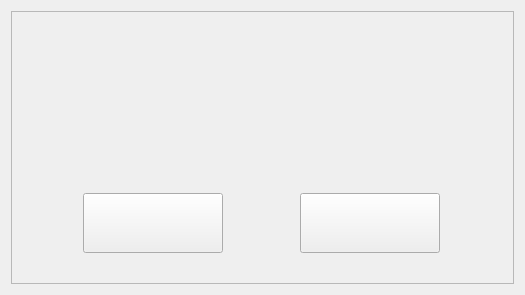
<?xml version="1.0" encoding="UTF-8"?>
<ui version="4.0">
 <class>RbTrainPopupWidget</class>
 <widget class="QWidget" name="RbTrainPopupWidget">
  <property name="windowModality">
   <enum>Qt::NonModal</enum>
  </property>
  <property name="geometry">
   <rect>
    <x>0</x>
    <y>0</y>
    <width>525</width>
    <height>295</height>
   </rect>
  </property>
  <property name="sizePolicy">
   <sizepolicy hsizetype="Fixed" vsizetype="Fixed">
    <horstretch>0</horstretch>
    <verstretch>0</verstretch>
   </sizepolicy>
  </property>
  <property name="minimumSize">
   <size>
    <width>525</width>
    <height>295</height>
   </size>
  </property>
  <property name="maximumSize">
   <size>
    <width>525</width>
    <height>295</height>
   </size>
  </property>
  <property name="windowTitle">
   <string>SimLaparo</string>
  </property>
  <layout class="QHBoxLayout" name="horizontalLayout_4">
   <item>
    <widget class="QFrame" name="bgFrame">
     <property name="frameShape">
      <enum>QFrame::StyledPanel</enum>
     </property>
     <property name="frameShadow">
      <enum>QFrame::Raised</enum>
     </property>
     <layout class="QHBoxLayout" name="horizontalLayout_3">
      <property name="leftMargin">
       <number>0</number>
      </property>
      <property name="topMargin">
       <number>0</number>
      </property>
      <property name="rightMargin">
       <number>0</number>
      </property>
      <property name="bottomMargin">
       <number>0</number>
      </property>
      <item>
       <layout class="QVBoxLayout" name="verticalLayout_2">
        <item>
         <layout class="QHBoxLayout" name="horizontalLayout">
          <item>
           <spacer name="horizontalSpacer">
            <property name="orientation">
             <enum>Qt::Horizontal</enum>
            </property>
            <property name="sizeHint" stdset="0">
             <size>
              <width>40</width>
              <height>20</height>
             </size>
            </property>
           </spacer>
          </item>
          <item>
           <widget class="QLabel" name="titleLabel">
            <property name="text">
             <string/>
            </property>
            <property name="alignment">
             <set>Qt::AlignCenter</set>
            </property>
           </widget>
          </item>
          <item>
           <spacer name="horizontalSpacer_2">
            <property name="orientation">
             <enum>Qt::Horizontal</enum>
            </property>
            <property name="sizeHint" stdset="0">
             <size>
              <width>40</width>
              <height>20</height>
             </size>
            </property>
           </spacer>
          </item>
         </layout>
        </item>
        <item>
         <layout class="QVBoxLayout" name="verticalLayout">
          <item>
           <spacer name="verticalSpacer">
            <property name="orientation">
             <enum>Qt::Vertical</enum>
            </property>
            <property name="sizeType">
             <enum>QSizePolicy::Fixed</enum>
            </property>
            <property name="sizeHint" stdset="0">
             <size>
              <width>20</width>
              <height>50</height>
             </size>
            </property>
           </spacer>
          </item>
          <item>
           <widget class="QLabel" name="descriptionLabel">
            <property name="text">
             <string/>
            </property>
            <property name="alignment">
             <set>Qt::AlignCenter</set>
            </property>
           </widget>
          </item>
          <item>
           <spacer name="verticalSpacer_2">
            <property name="orientation">
             <enum>Qt::Vertical</enum>
            </property>
            <property name="sizeType">
             <enum>QSizePolicy::Fixed</enum>
            </property>
            <property name="sizeHint" stdset="0">
             <size>
              <width>20</width>
              <height>20</height>
             </size>
            </property>
           </spacer>
          </item>
         </layout>
        </item>
        <item>
         <layout class="QHBoxLayout" name="horizontalLayout_2">
          <item>
           <widget class="QPushButton" name="pushButton1">
            <property name="sizePolicy">
             <sizepolicy hsizetype="Fixed" vsizetype="Fixed">
              <horstretch>0</horstretch>
              <verstretch>0</verstretch>
             </sizepolicy>
            </property>
            <property name="minimumSize">
             <size>
              <width>140</width>
              <height>60</height>
             </size>
            </property>
            <property name="maximumSize">
             <size>
              <width>140</width>
              <height>60</height>
             </size>
            </property>
            <property name="text">
             <string/>
            </property>
           </widget>
          </item>
          <item>
           <widget class="QPushButton" name="pushButton2">
            <property name="sizePolicy">
             <sizepolicy hsizetype="Fixed" vsizetype="Fixed">
              <horstretch>0</horstretch>
              <verstretch>0</verstretch>
             </sizepolicy>
            </property>
            <property name="minimumSize">
             <size>
              <width>140</width>
              <height>60</height>
             </size>
            </property>
            <property name="maximumSize">
             <size>
              <width>140</width>
              <height>60</height>
             </size>
            </property>
            <property name="text">
             <string/>
            </property>
           </widget>
          </item>
         </layout>
        </item>
        <item>
         <spacer name="verticalSpacer_3">
          <property name="orientation">
           <enum>Qt::Vertical</enum>
          </property>
          <property name="sizeType">
           <enum>QSizePolicy::Fixed</enum>
          </property>
          <property name="sizeHint" stdset="0">
           <size>
            <width>20</width>
            <height>30</height>
           </size>
          </property>
         </spacer>
        </item>
       </layout>
      </item>
     </layout>
    </widget>
   </item>
  </layout>
 </widget>
 <resources/>
 <connections/>
</ui>
